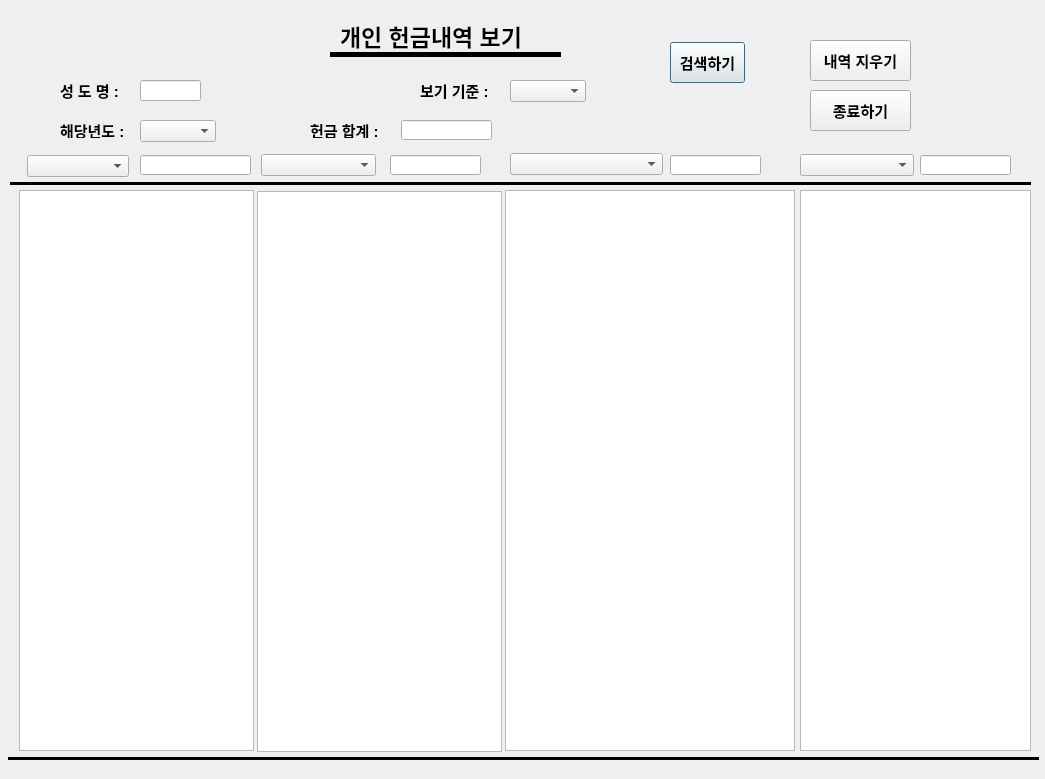
<?xml version="1.0" encoding="UTF-8"?>
<ui version="4.0">
 <class>Dialog</class>
 <widget class="QDialog" name="Dialog">
  <property name="geometry">
   <rect>
    <x>0</x>
    <y>0</y>
    <width>1045</width>
    <height>779</height>
   </rect>
  </property>
  <property name="font">
   <font>
    <pointsize>11</pointsize>
   </font>
  </property>
  <property name="windowTitle">
   <string>Dialog</string>
  </property>
  <property name="layoutDirection">
   <enum>Qt::LeftToRight</enum>
  </property>
  <widget class="QLabel" name="label">
   <property name="geometry">
    <rect>
     <x>340</x>
     <y>20</y>
     <width>211</width>
     <height>31</height>
    </rect>
   </property>
   <property name="font">
    <font>
     <pointsize>17</pointsize>
     <weight>75</weight>
     <bold>true</bold>
     <underline>false</underline>
     <strikeout>false</strikeout>
     <stylestrategy>PreferDefault</stylestrategy>
    </font>
   </property>
   <property name="text">
    <string>개인 헌금내역 보기</string>
   </property>
  </widget>
  <widget class="Line" name="line">
   <property name="geometry">
    <rect>
     <x>330</x>
     <y>46</y>
     <width>231</width>
     <height>16</height>
    </rect>
   </property>
   <property name="minimumSize">
    <size>
     <width>0</width>
     <height>16</height>
    </size>
   </property>
   <property name="frameShadow">
    <enum>QFrame::Plain</enum>
   </property>
   <property name="lineWidth">
    <number>5</number>
   </property>
   <property name="orientation">
    <enum>Qt::Horizontal</enum>
   </property>
  </widget>
  <widget class="QLabel" name="label_2">
   <property name="geometry">
    <rect>
     <x>60</x>
     <y>80</y>
     <width>81</width>
     <height>21</height>
    </rect>
   </property>
   <property name="font">
    <font>
     <pointsize>11</pointsize>
     <weight>75</weight>
     <bold>true</bold>
    </font>
   </property>
   <property name="text">
    <string>성 도 명 :</string>
   </property>
  </widget>
  <widget class="QLineEdit" name="registed_name">
   <property name="geometry">
    <rect>
     <x>140</x>
     <y>80</y>
     <width>61</width>
     <height>21</height>
    </rect>
   </property>
   <property name="font">
    <font>
     <pointsize>11</pointsize>
     <weight>75</weight>
     <bold>true</bold>
    </font>
   </property>
   <property name="text">
    <string/>
   </property>
  </widget>
  <widget class="QLabel" name="sum_name_code_widget">
   <property name="geometry">
    <rect>
     <x>270</x>
     <y>80</y>
     <width>81</width>
     <height>16</height>
    </rect>
   </property>
   <property name="font">
    <font>
     <pointsize>11</pointsize>
    </font>
   </property>
   <property name="text">
    <string/>
   </property>
  </widget>
  <widget class="QLabel" name="label_4">
   <property name="geometry">
    <rect>
     <x>420</x>
     <y>80</y>
     <width>81</width>
     <height>21</height>
    </rect>
   </property>
   <property name="font">
    <font>
     <pointsize>11</pointsize>
     <weight>75</weight>
     <bold>true</bold>
    </font>
   </property>
   <property name="text">
    <string>보기 기준 :</string>
   </property>
  </widget>
  <widget class="QLabel" name="label_5">
   <property name="geometry">
    <rect>
     <x>60</x>
     <y>122</y>
     <width>81</width>
     <height>16</height>
    </rect>
   </property>
   <property name="font">
    <font>
     <pointsize>11</pointsize>
     <weight>75</weight>
     <bold>true</bold>
    </font>
   </property>
   <property name="text">
    <string>해당년도 :</string>
   </property>
  </widget>
  <widget class="QComboBox" name="combo_year_widget">
   <property name="geometry">
    <rect>
     <x>140</x>
     <y>120</y>
     <width>76</width>
     <height>22</height>
    </rect>
   </property>
   <property name="font">
    <font>
     <pointsize>11</pointsize>
     <weight>75</weight>
     <bold>true</bold>
    </font>
   </property>
  </widget>
  <widget class="QTableWidget" name="sib_tableWidget">
   <property name="geometry">
    <rect>
     <x>19</x>
     <y>190</y>
     <width>235</width>
     <height>561</height>
    </rect>
   </property>
   <property name="font">
    <font>
     <pointsize>11</pointsize>
    </font>
   </property>
   <property name="focusPolicy">
    <enum>Qt::NoFocus</enum>
   </property>
  </widget>
  <widget class="QLineEdit" name="sib_total_widget">
   <property name="geometry">
    <rect>
     <x>140</x>
     <y>155</y>
     <width>111</width>
     <height>20</height>
    </rect>
   </property>
   <property name="font">
    <font>
     <pointsize>11</pointsize>
     <weight>75</weight>
     <bold>true</bold>
    </font>
   </property>
   <property name="focusPolicy">
    <enum>Qt::NoFocus</enum>
   </property>
   <property name="layoutDirection">
    <enum>Qt::RightToLeft</enum>
   </property>
   <property name="text">
    <string/>
   </property>
   <property name="alignment">
    <set>Qt::AlignRight|Qt::AlignTrailing|Qt::AlignVCenter</set>
   </property>
  </widget>
  <widget class="QLineEdit" name="gam_total_widget">
   <property name="geometry">
    <rect>
     <x>390</x>
     <y>155</y>
     <width>91</width>
     <height>20</height>
    </rect>
   </property>
   <property name="font">
    <font>
     <pointsize>11</pointsize>
     <weight>75</weight>
     <bold>true</bold>
    </font>
   </property>
   <property name="focusPolicy">
    <enum>Qt::NoFocus</enum>
   </property>
   <property name="layoutDirection">
    <enum>Qt::RightToLeft</enum>
   </property>
   <property name="text">
    <string/>
   </property>
   <property name="alignment">
    <set>Qt::AlignRight|Qt::AlignTrailing|Qt::AlignVCenter</set>
   </property>
  </widget>
  <widget class="QLineEdit" name="jeol_total_widget">
   <property name="geometry">
    <rect>
     <x>670</x>
     <y>155</y>
     <width>91</width>
     <height>20</height>
    </rect>
   </property>
   <property name="font">
    <font>
     <pointsize>11</pointsize>
     <weight>75</weight>
     <bold>true</bold>
    </font>
   </property>
   <property name="focusPolicy">
    <enum>Qt::NoFocus</enum>
   </property>
   <property name="layoutDirection">
    <enum>Qt::RightToLeft</enum>
   </property>
   <property name="text">
    <string/>
   </property>
   <property name="alignment">
    <set>Qt::AlignRight|Qt::AlignTrailing|Qt::AlignVCenter</set>
   </property>
  </widget>
  <widget class="QLineEdit" name="sun_total_widget">
   <property name="geometry">
    <rect>
     <x>920</x>
     <y>155</y>
     <width>91</width>
     <height>20</height>
    </rect>
   </property>
   <property name="font">
    <font>
     <pointsize>11</pointsize>
     <weight>75</weight>
     <bold>true</bold>
    </font>
   </property>
   <property name="focusPolicy">
    <enum>Qt::NoFocus</enum>
   </property>
   <property name="layoutDirection">
    <enum>Qt::RightToLeft</enum>
   </property>
   <property name="text">
    <string/>
   </property>
   <property name="alignment">
    <set>Qt::AlignRight|Qt::AlignTrailing|Qt::AlignVCenter</set>
   </property>
  </widget>
  <widget class="QTableWidget" name="jeol_tableWidget">
   <property name="geometry">
    <rect>
     <x>505</x>
     <y>190</y>
     <width>290</width>
     <height>561</height>
    </rect>
   </property>
   <property name="font">
    <font>
     <pointsize>11</pointsize>
    </font>
   </property>
   <property name="focusPolicy">
    <enum>Qt::NoFocus</enum>
   </property>
  </widget>
  <widget class="QTableWidget" name="gam_tableWidget">
   <property name="geometry">
    <rect>
     <x>257</x>
     <y>191</y>
     <width>245</width>
     <height>561</height>
    </rect>
   </property>
   <property name="font">
    <font>
     <pointsize>11</pointsize>
    </font>
   </property>
   <property name="focusPolicy">
    <enum>Qt::NoFocus</enum>
   </property>
  </widget>
  <widget class="QTableWidget" name="sun_tableWidget">
   <property name="geometry">
    <rect>
     <x>800</x>
     <y>190</y>
     <width>231</width>
     <height>561</height>
    </rect>
   </property>
   <property name="font">
    <font>
     <pointsize>11</pointsize>
    </font>
   </property>
   <property name="focusPolicy">
    <enum>Qt::NoFocus</enum>
   </property>
  </widget>
  <widget class="QPushButton" name="hunserch_Button">
   <property name="geometry">
    <rect>
     <x>670</x>
     <y>42</y>
     <width>75</width>
     <height>41</height>
    </rect>
   </property>
   <property name="font">
    <font>
     <pointsize>11</pointsize>
     <weight>75</weight>
     <bold>true</bold>
    </font>
   </property>
   <property name="text">
    <string>검색하기</string>
   </property>
  </widget>
  <widget class="QPushButton" name="detailclear_Button">
   <property name="geometry">
    <rect>
     <x>810</x>
     <y>40</y>
     <width>101</width>
     <height>41</height>
    </rect>
   </property>
   <property name="font">
    <font>
     <pointsize>11</pointsize>
     <weight>75</weight>
     <bold>true</bold>
    </font>
   </property>
   <property name="text">
    <string>내역 지우기</string>
   </property>
  </widget>
  <widget class="QComboBox" name="serch_method_combo_widget">
   <property name="geometry">
    <rect>
     <x>510</x>
     <y>80</y>
     <width>76</width>
     <height>22</height>
    </rect>
   </property>
   <property name="font">
    <font>
     <pointsize>11</pointsize>
     <weight>75</weight>
     <bold>true</bold>
    </font>
   </property>
  </widget>
  <widget class="QPushButton" name="s_close_Button">
   <property name="geometry">
    <rect>
     <x>810</x>
     <y>90</y>
     <width>101</width>
     <height>41</height>
    </rect>
   </property>
   <property name="font">
    <font>
     <pointsize>11</pointsize>
     <weight>75</weight>
     <bold>true</bold>
    </font>
   </property>
   <property name="text">
    <string>종료하기</string>
   </property>
  </widget>
  <widget class="QLineEdit" name="hun_total_widget">
   <property name="geometry">
    <rect>
     <x>401</x>
     <y>120</y>
     <width>91</width>
     <height>20</height>
    </rect>
   </property>
   <property name="font">
    <font>
     <pointsize>11</pointsize>
     <weight>75</weight>
     <bold>true</bold>
    </font>
   </property>
   <property name="focusPolicy">
    <enum>Qt::NoFocus</enum>
   </property>
   <property name="layoutDirection">
    <enum>Qt::LeftToRight</enum>
   </property>
   <property name="text">
    <string/>
   </property>
   <property name="alignment">
    <set>Qt::AlignRight|Qt::AlignTrailing|Qt::AlignVCenter</set>
   </property>
  </widget>
  <widget class="QLabel" name="label_10">
   <property name="geometry">
    <rect>
     <x>310</x>
     <y>122</y>
     <width>81</width>
     <height>16</height>
    </rect>
   </property>
   <property name="font">
    <font>
     <pointsize>11</pointsize>
     <weight>75</weight>
     <bold>true</bold>
    </font>
   </property>
   <property name="text">
    <string>헌금 합계 :</string>
   </property>
  </widget>
  <widget class="Line" name="line_2">
   <property name="geometry">
    <rect>
     <x>10</x>
     <y>175</y>
     <width>1021</width>
     <height>16</height>
    </rect>
   </property>
   <property name="font">
    <font>
     <pointsize>9</pointsize>
    </font>
   </property>
   <property name="frameShadow">
    <enum>QFrame::Plain</enum>
   </property>
   <property name="lineWidth">
    <number>3</number>
   </property>
   <property name="orientation">
    <enum>Qt::Horizontal</enum>
   </property>
  </widget>
  <widget class="Line" name="line_3">
   <property name="geometry">
    <rect>
     <x>8</x>
     <y>750</y>
     <width>1031</width>
     <height>16</height>
    </rect>
   </property>
   <property name="font">
    <font>
     <pointsize>9</pointsize>
    </font>
   </property>
   <property name="frameShadow">
    <enum>QFrame::Plain</enum>
   </property>
   <property name="lineWidth">
    <number>3</number>
   </property>
   <property name="orientation">
    <enum>Qt::Horizontal</enum>
   </property>
  </widget>
  <widget class="QLabel" name="serch_code_widget">
   <property name="geometry">
    <rect>
     <x>210</x>
     <y>80</y>
     <width>51</width>
     <height>16</height>
    </rect>
   </property>
   <property name="font">
    <font>
     <pointsize>11</pointsize>
    </font>
   </property>
   <property name="text">
    <string/>
   </property>
  </widget>
  <widget class="QLineEdit" name="view1_hun_widget">
   <property name="geometry">
    <rect>
     <x>27</x>
     <y>157</y>
     <width>101</width>
     <height>20</height>
    </rect>
   </property>
  </widget>
  <widget class="QLineEdit" name="view2_hun_widget">
   <property name="geometry">
    <rect>
     <x>262</x>
     <y>156</y>
     <width>113</width>
     <height>20</height>
    </rect>
   </property>
  </widget>
  <widget class="QComboBox" name="hun_2_comboBox">
   <property name="geometry">
    <rect>
     <x>261</x>
     <y>154</y>
     <width>115</width>
     <height>22</height>
    </rect>
   </property>
  </widget>
  <widget class="QLineEdit" name="view3_hun_widget">
   <property name="geometry">
    <rect>
     <x>510</x>
     <y>155</y>
     <width>152</width>
     <height>20</height>
    </rect>
   </property>
  </widget>
  <widget class="QComboBox" name="hun_1_comboBox">
   <property name="geometry">
    <rect>
     <x>27</x>
     <y>155</y>
     <width>102</width>
     <height>22</height>
    </rect>
   </property>
  </widget>
  <widget class="QComboBox" name="hun_3_comboBox">
   <property name="geometry">
    <rect>
     <x>510</x>
     <y>153</y>
     <width>153</width>
     <height>22</height>
    </rect>
   </property>
  </widget>
  <widget class="QLineEdit" name="view_4_hun_widget">
   <property name="geometry">
    <rect>
     <x>800</x>
     <y>156</y>
     <width>113</width>
     <height>20</height>
    </rect>
   </property>
  </widget>
  <widget class="QComboBox" name="comboBox">
   <property name="geometry">
    <rect>
     <x>800</x>
     <y>154</y>
     <width>114</width>
     <height>22</height>
    </rect>
   </property>
  </widget>
 </widget>
 <tabstops>
  <tabstop>registed_name</tabstop>
  <tabstop>serch_method_combo_widget</tabstop>
  <tabstop>combo_year_widget</tabstop>
  <tabstop>hunserch_Button</tabstop>
  <tabstop>detailclear_Button</tabstop>
  <tabstop>s_close_Button</tabstop>
 </tabstops>
 <resources/>
 <connections>
  <connection>
   <sender>hunserch_Button</sender>
   <signal>clicked()</signal>
   <receiver>Dialog</receiver>
   <slot>hun_serch()</slot>
   <hints>
    <hint type="sourcelabel">
     <x>697</x>
     <y>59</y>
    </hint>
    <hint type="destinationlabel">
     <x>636</x>
     <y>66</y>
    </hint>
   </hints>
  </connection>
  <connection>
   <sender>detailclear_Button</sender>
   <signal>clicked()</signal>
   <receiver>Dialog</receiver>
   <slot>reset_button()</slot>
   <hints>
    <hint type="sourcelabel">
     <x>842</x>
     <y>63</y>
    </hint>
    <hint type="destinationlabel">
     <x>921</x>
     <y>54</y>
    </hint>
   </hints>
  </connection>
  <connection>
   <sender>s_close_Button</sender>
   <signal>clicked()</signal>
   <receiver>Dialog</receiver>
   <slot>close()</slot>
   <hints>
    <hint type="sourcelabel">
     <x>843</x>
     <y>112</y>
    </hint>
    <hint type="destinationlabel">
     <x>929</x>
     <y>106</y>
    </hint>
   </hints>
  </connection>
 </connections>
 <slots>
  <slot>hun_serch()</slot>
  <slot>reset_button()</slot>
 </slots>
</ui>
